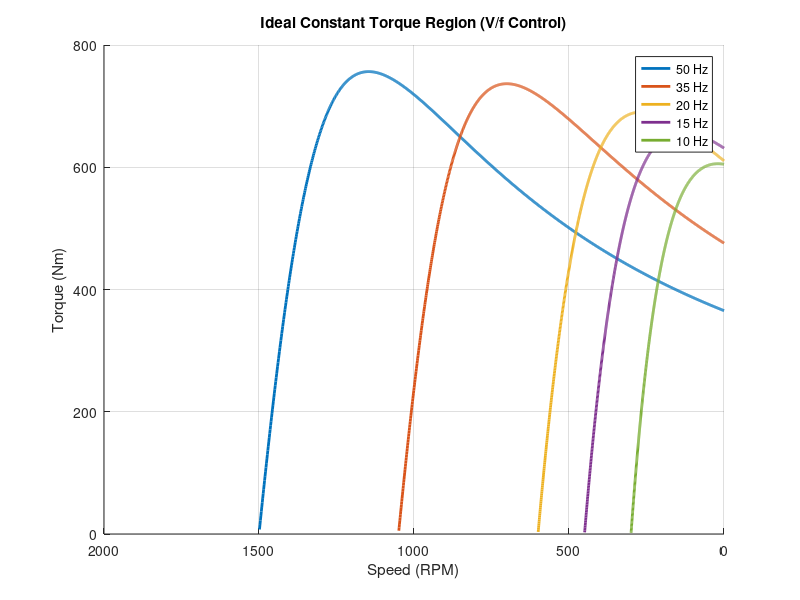

Recreate this plot in MATLAB.
clc;
clear;
close all;


P = 4;
Rs = 0.2;              
Rr = 0.3;
Lls = 0.002;
Llr = 0.002;

V_base = 230;      
f_base = 50;       

s = linspace(0.001, 1, 1000);

f_list = [50 35 20 15 10];

figure;
hold on;

for f = f_list
    
    ws = 2*pi*f;            
    Ns = 120*f/P;            
    
    % V/f constant
    V = V_base * (f/f_base)+11.5;   
    
    % Torque equation
    Te = (3 * P .* (Rr ./ (s * ws)) .* V.^2) ./ ...
        ((Rs + Rr./s).^2 + (ws^2) * (Lls + Llr).^2);
    
    % Speed
    N = (1 - s) * Ns;
    
    plot(N, Te, 'LineWidth', 2);
end

% ----------- Plot formatting -----------
xlabel('Speed (RPM)');
ylabel('Torque (Nm)');
title('Ideal Constant Torque Region (V/f Control)');
grid on;

legend('50 Hz','35 Hz','20 Hz','15 Hz','10 Hz');

% Reverse x-axis
set(gca, 'XDir', 'reverse');
